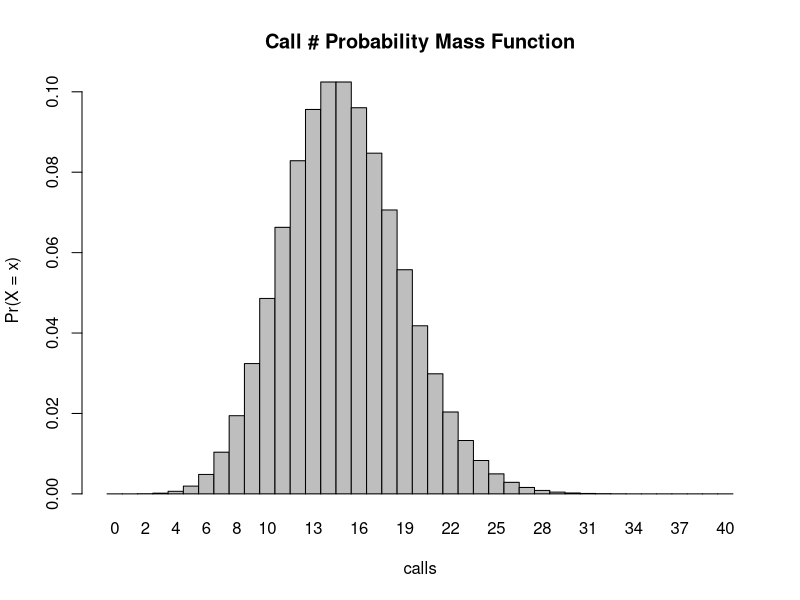
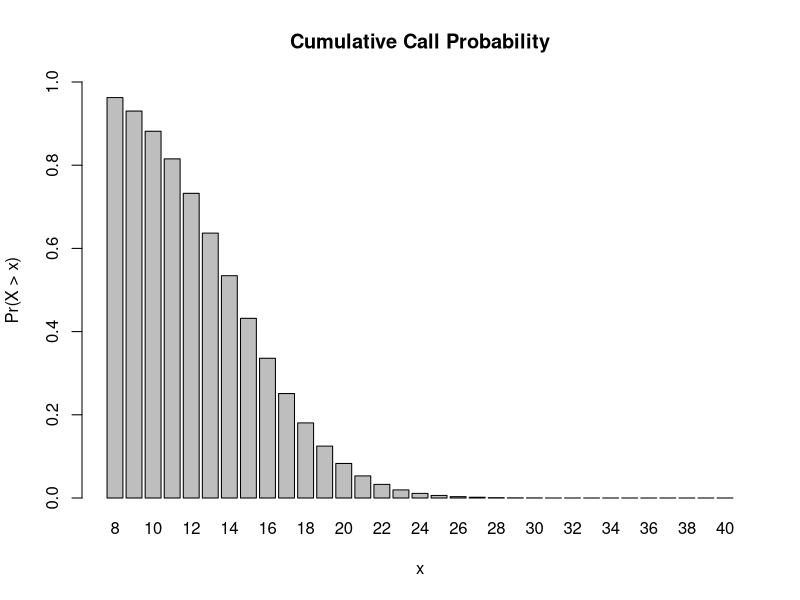
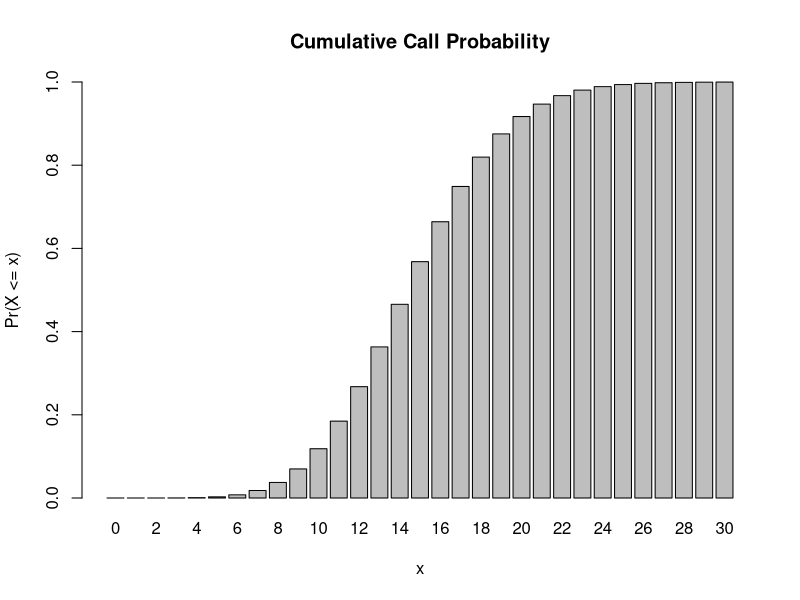
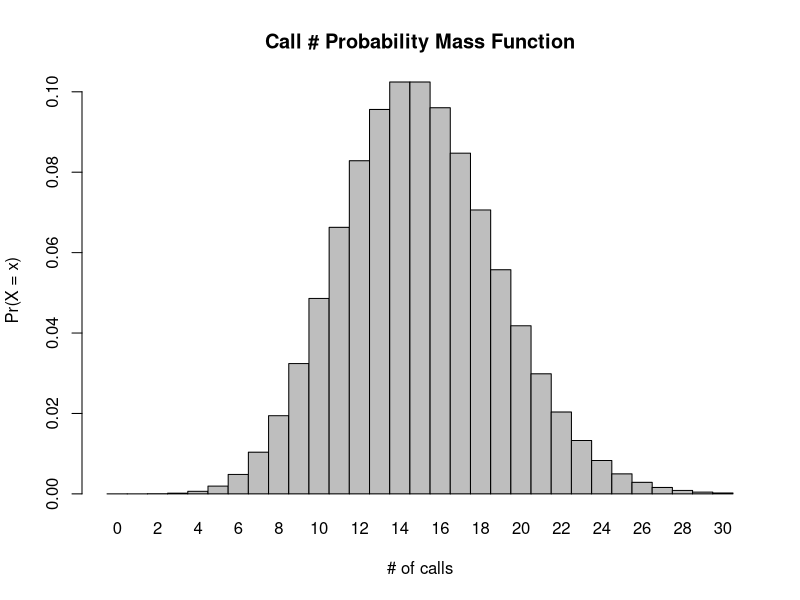
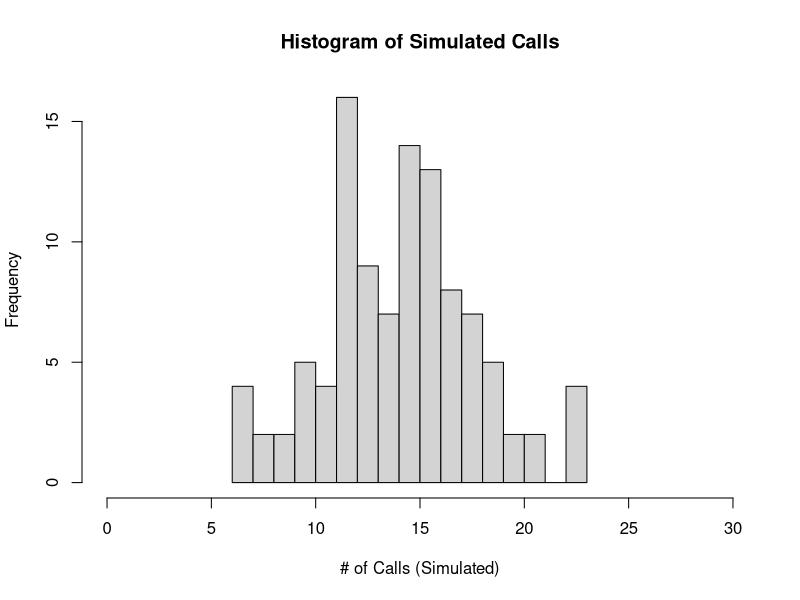

Generate these figures, in order, with R:
## ---- chunk 1
knitr::opts_chunk$set(echo = TRUE)
## ---- chunk 2
# let's start by assigning X as a Poisson random distribution of the number of calls heard in a 2 hour monitoring session
X <- dpois(0:40,15) #this defines X as a poisson distribution with a mean of 15 over the interval of 0-40 (I just chose the max more or less at random to just try and get a full spread of the distribution)
barplot(X, names.arg = 0:40, space = 0, xlab = "calls", ylab = "Pr(X = x)", main = "Call # Probability Mass Function") #this plots the above generated distribution just to check that it looks right
## ---- chunk 3
ppois(8, 15, lower.tail = FALSE) #ppois returns the cumulative distribution function for a given lambda (in our case 15) and value within the distribution (in our case 8 for the number of calls we're trying to determine the probability for), we specify lower.tail = FALSE to ensure we're finding the probability of the upper tail (i.e. greater than our given value of 8)
## ---- chunk 4
barplot(ppois(8:40, lambda = 15, lower.tail = FALSE), ylim = 0:1, names.arg = 8:40, xlab = "x",
    ylab = "Pr(X > x)", main = "Cumulative Call Probability") # we can visualize the cumulative probability distribution by plotting ppois between our lower value (8) and an undetermined max (I use 40 here, it can theoretically go to infinity but our probability is already essentially at 0 well before we hit 30)
## ---- chunk 5
ppois(0, 15) # as before we use the ppois function to return the cumulative distribution, though this time we leave lower.tail = TRUE to find the probability X <= x (inclusive). Since we're essentially finding the probability in a range from 0 to 0 it's astronomically low,
## ---- chunk 6
barplot(ppois(0:30, lambda = 15), ylim = 0:1, names.arg = 0:30, xlab = "x",
    ylab = "Pr(X <= x)", main = "Cumulative Call Probability") #same as before we're plotting the probability distribution, though since lower.tail = TRUE this time note that the distribution appears inverted to the previous plot. We're finding the probability X <= x, instead of X > x
## ---- chunk 7
#technically I think it'd be better to answer this question like this though:

dpois(0,15) # since this returns the direct probability of a single value rather than a spread, though note that both answers are the same: 3.059023e-07
## ---- chunk 8
# now we return to using the dpois function
dpois(3, 15) # return the probability for a single value (3) given a poisson distribution with a mean of 15
## ---- chunk 9
barplot(dpois(0:30, 15), names.arg = 0:30, space = 0, xlab = "# of calls", ylab = "Pr(X = x)", main = "Call # Probability Mass Function") # see above for a discussion of dpois, the plot here is the same, just over the range 0:30
## ---- chunk 10
simulated_calls <- rpois(104, 15) #rpois lets us generate a random number based on a poisson distribution, the arguments are n (104), the sample size, and lambda (15), the mean - same as above
simulated_calls
## ---- chunk 11
hist(simulated_calls, #plot a histogram of the calls we simulated above
     xlim = c(0,30), # set limits on the x axis
     breaks = 15, # set the number of breaks in the histogram (I just played around with the number 'til I thought it looked good)
     xlab = "# of Calls (Simulated)", # relabel the x axis
     main = "Histogram of Simulated Calls") #give it a title!
